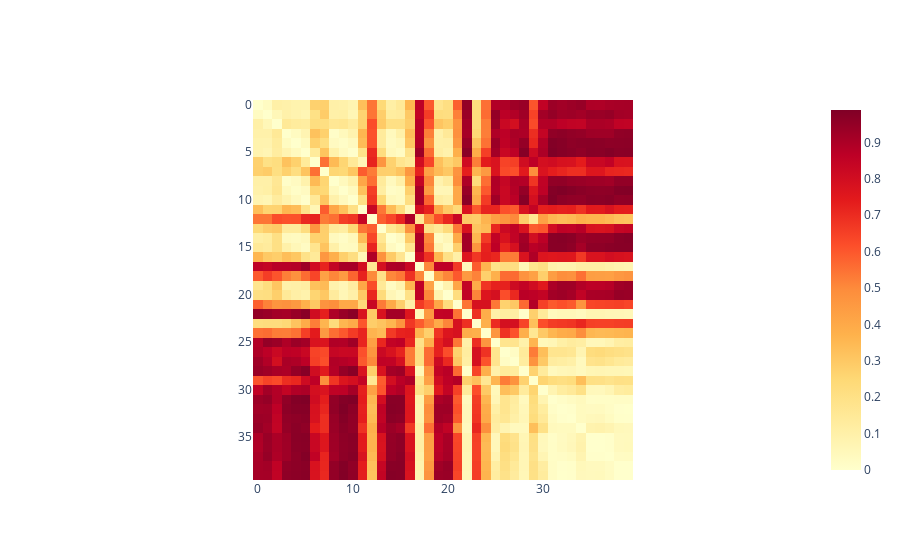

Write notebook code for a chart like this one.
### Code cell
dissim_matrixes_plot = gtda.plotting.plot_heatmap(dissim_matrixes[print_obj], colorscale = 'YlOrRd')
display(dissim_matrixes_plot)
dissim_matrixes_plot.write_image(file = f"{subj}/{exp}/dissim_matrix.svg", format = "svg")

### Figure 1 — Plotly figure (JSON) as saved in the notebook; plotly's stock layout.template omitted (floating-point values rounded to 4 significant figures; data arrays with more than 128 entries replaced by an {"elided": "..."} marker saying what was removed)
{"data": [{"colorscale": [[0, "rgb(255,255,204)"], [0.125, "rgb(255,237,160)"], [0.25, "rgb(254,217,118)"], [0.375, "rgb(254,178,76)"], [0.5, "rgb(253,141,60)"], [0.625, "rgb(252,78,42)"], [0.75, "rgb(227,26,28)"], [0.875, "rgb(189,0,38)"], [1, "rgb(128,0,38)"]], "type": "heatmap", "z": {"elided": "40x40 float values"}}], "layout": {"plot_bgcolor": "white", "xaxis": {"constrain": "domain", "scaleanchor": "y"}, "yaxis": {"autorange": "reversed", "constrain": "domain"}}}
